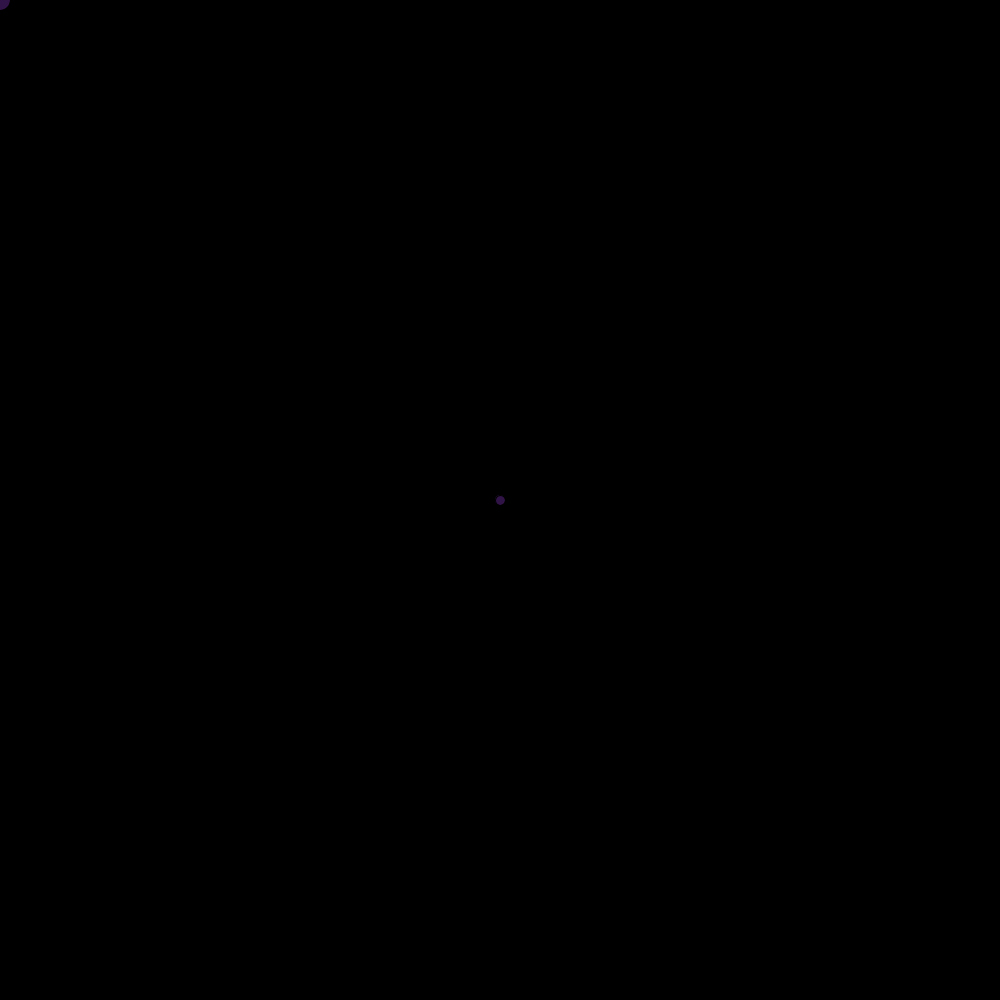
Frame 1 (no input)
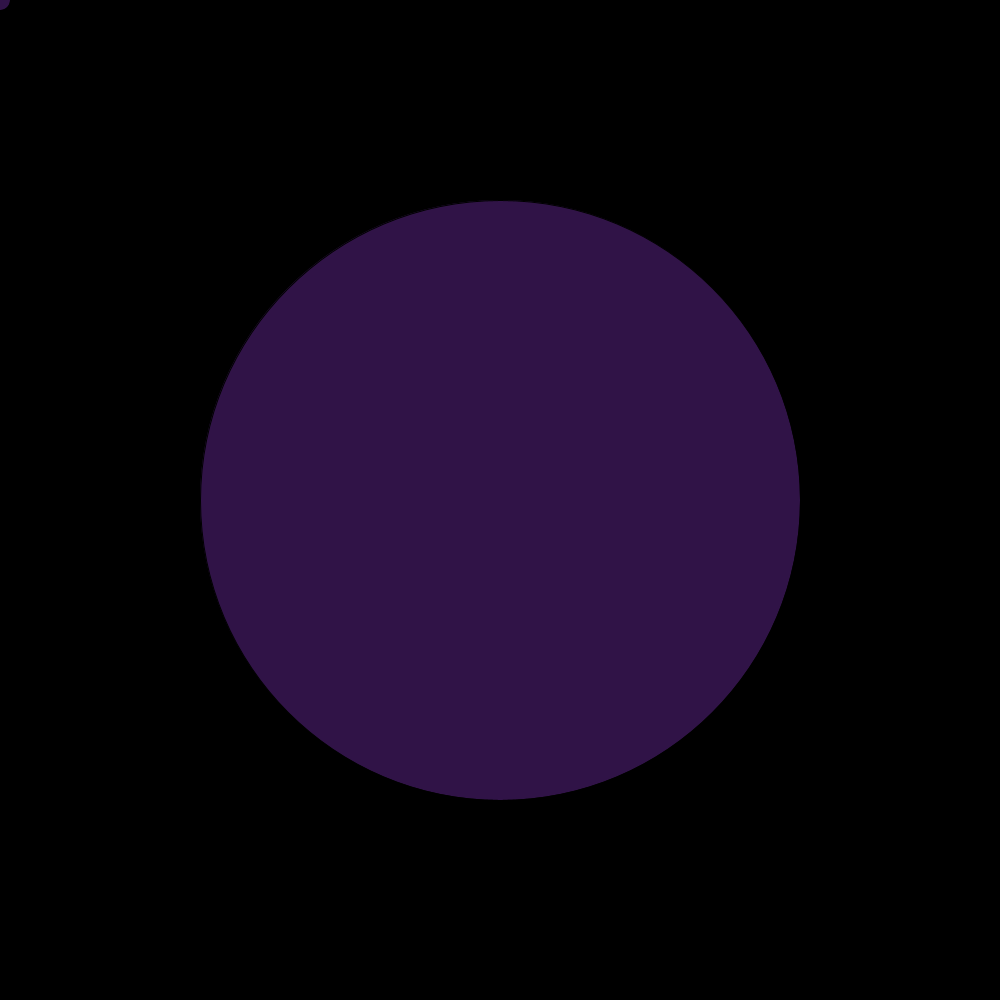
Frame 60 (the mouse pressed at the canvas centre just before this capture)
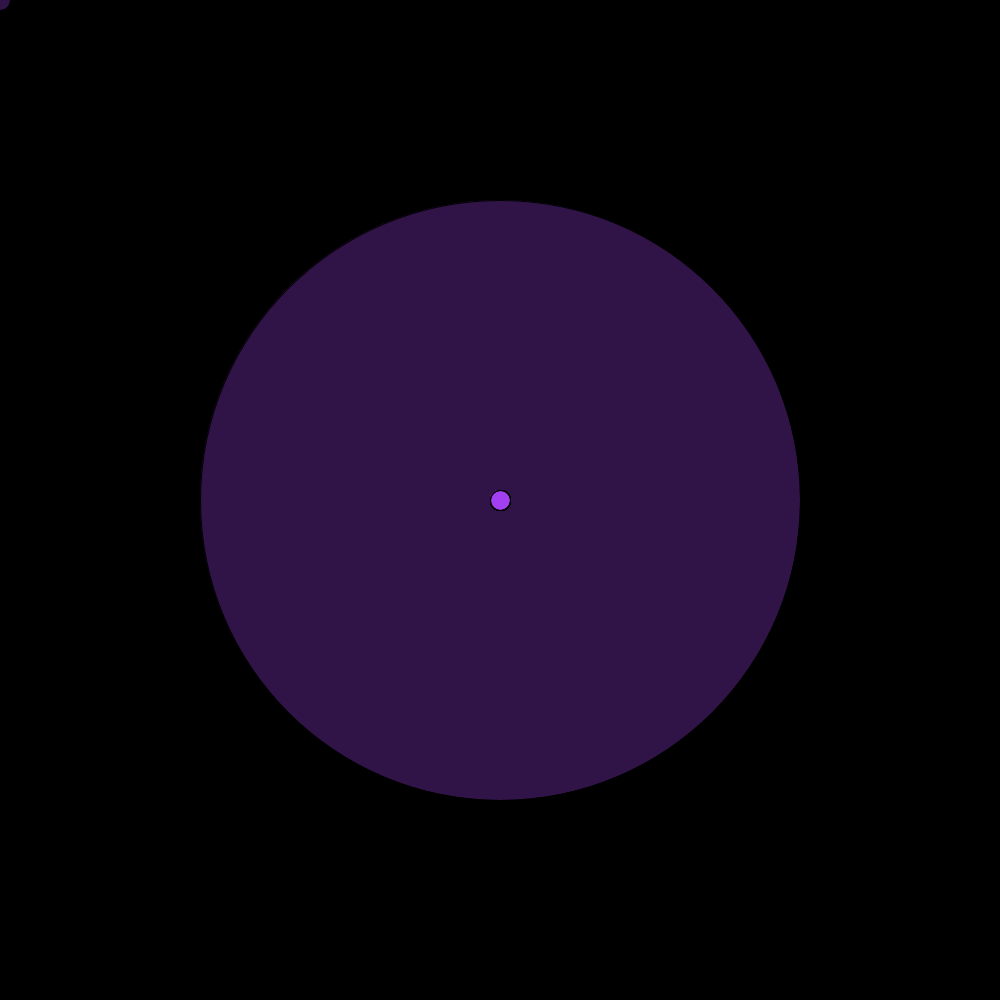
Frame 120 (the mouse held since frame 60 and released just before this capture)

The Processing sketch that drew these frames (run headless with seeded random() and noise(); from frame 60 on, the mouse is pressed at the canvas centre):

// Processing sketch: processing_159160
// ── processing_159160.pde

//import processing.pdf.*;
int diam=10;
float centX, centY;
float r;
float g;
float b;

void setup()
{
r=random(255);
g=random(255);
b=random(255);
  size(1000,1000);
  frameRate(24);
  smooth();
  background(255);
  centX = width/2;
  centY = height/2;
  fill(r,g,b,75);
  
  //beginRecord(PDF, "davidrutledge.pdf");
}

void draw()
{
 
  if(diam<=600)
  {
    background(0);
    ellipse(centX,centY,diam,diam);
    diam+=10;
  }
    
    if(diam<=700)
    {
      ellipse(mouseX,mouseY,20,20);
    }
}

//void mouseClicked()
//{
  //endRecord();

//}
